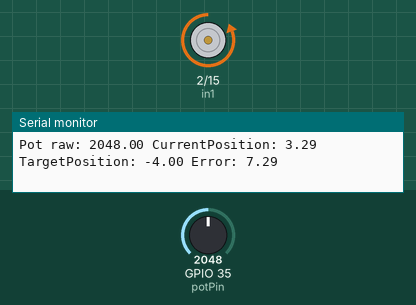
Recording of a sketch running on a simulated ESP32. Parts: motor-driver pin pairs drawn as motors (green arrow = first pin HIGH = forward, orange = second pin HIGH = backward, longer = more drive, scaled by the enable pin), the last lines printed to the serial monitor. The inputs (shaded band) are chosen by the test bench; at power-on: GPIO 35 (potPin) = 2048.

Above: at 1.2 s.
1.3 s: GPIO 35 (potPin) set to 491
At 2.5 s:
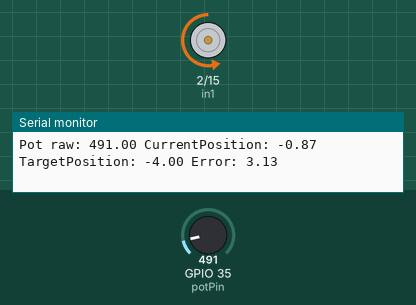
2.8 s: GPIO 35 (potPin) set to 0
At 3.2 s:
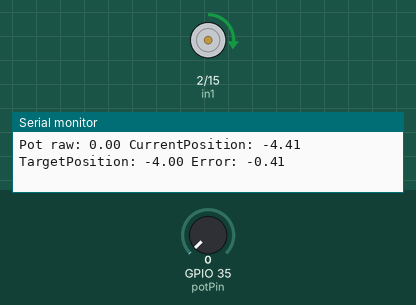
4.3 s: GPIO 35 (potPin) set to 42
At 4.9 s:
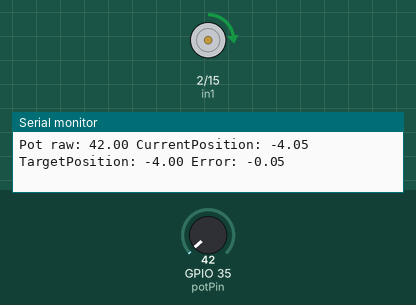
5.8 s: GPIO 35 (potPin) set to 53
At 6.7 s:
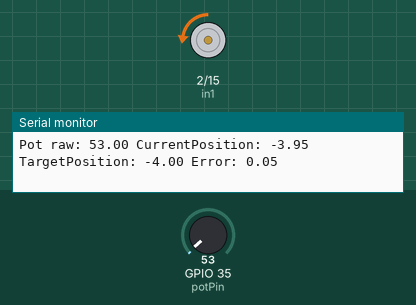
7.3 s: GPIO 35 (potPin) set to 1228
At 8.4 s:
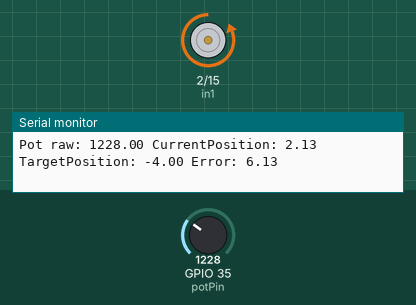
Timing chart, 0 to 9.8 s (numbered marks = the images above; inputs shaded):
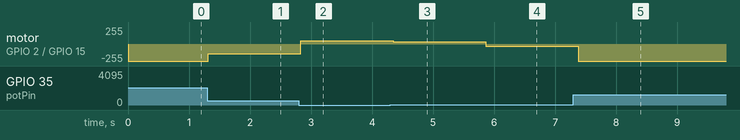

The sketch:

slidePot-PosOneMotor.ino
```cpp
// Pins
int potPin = 35;
int in1 = 2;
int in2 = 15;
int enA = 4;

// try lowering freq, to vibrate, diddering signal
// Get rid of deadband

// Setting PWM properties
const int freq = 300;   //300 hz is perfect
const int pwmChannel = 0;
const int resolution = 8;
int dutyCycle = 0; // Initialize dutyCycle to 0

// Define the range of potentiometer values for leftmost and rightmost positions
const int minPotValue = 4095; // Minimum potentiometer value (leftmost)
const int maxPotValue = 0;    // Maximum potentiometer value (rightmost)

// Define the range of positions in centimeters for leftmost and rightmost positions
const int minPositionLimit = -4; // Minimum position in cm
const int maxPositionLimit = 4;  // Maximum position in cm

// Target position
double targetPositionNow = -5;

// PID Controller Parameters
double kp = 1.5; // Proportional gain
double ki = 0; // Integral gain
double kd = 0; // Derivative gain
double integral = 0.0;
double previousError = 0.0;

// Function to calculate the voltage from the position (cm)
double calculatePositionToVoltage(double position) {
  return 0.0052 * position * position * position - 0.0288 * position * position + 0.1114 * position - 0.0161;
}

double calculateVoltageToPosition(double voltage) {
  // Calculate the position within the original range
  return 0.8041 * voltage * voltage * voltage - 5.0581 * voltage * voltage + 10.821 * voltage + 0.5937 - 5;
}

void setup() {
  pinMode(potPin, INPUT);
  pinMode(enA, OUTPUT);
  pinMode(in1, OUTPUT);
  pinMode(in2, OUTPUT);

  // Configure LED PWM functionality
  ledcSetup(pwmChannel, freq, resolution);
  // Attach the channel to the GPIO to be controlled
  ledcAttachPin(enA, pwmChannel);

  Serial.begin(115200);
  Serial.print("Testing DC Motor...");
}

void loop() {
  SlideToPosition(targetPositionNow);

  delay(100);
}

void SlideToPosition(double targetPosition) {
  double potValue = analogRead(potPin);
  double potVoltage = analogRead(potPin) * (3.3 / minPotValue);
  double currentPosition = calculateVoltageToPosition(potVoltage);

  // Check and enforce position limits
  if (targetPosition < minPositionLimit) {
    targetPosition = minPositionLimit;
  } else if (targetPosition > maxPositionLimit) {
    targetPosition = maxPositionLimit;
  }

  Serial.print("Pot raw: ");
  Serial.print(potValue);
  Serial.print(" CurrentPosition: ");
  Serial.print(currentPosition);
  Serial.print(" TargetPosition: ");
  Serial.print(targetPosition);

  // Calculate the error (difference between current and target position)
  double error = targetPosition - currentPosition;
  error = -error;
  Serial.print(" Error: ");
  Serial.println(error);

  // Calculate PID terms
  double proportionalTerm = kp * error;
  integral += ki * error;
  double derivativeTerm = kd * (error - previousError);

  // Calculate the control signal (duty cycle)
  double controlSignal = proportionalTerm + integral + derivativeTerm;

  // Update the previous error
  previousError = error;

  // Limiting signal
  double abs_signal = abs(controlSignal);
  double maxControlSignal = 10.0;

  if (abs_signal >= maxControlSignal) {
    controlSignal = controlSignal / abs_signal * maxControlSignal;
  }

  // Determine the direction of rotation
  if (controlSignal > 0) {
    digitalWrite(in1, LOW);
    digitalWrite(in2, HIGH);
  } else if (controlSignal < 0) {
    digitalWrite(in1, HIGH);
    digitalWrite(in2, LOW);
  } else {
    // Stop the motor if the target position is reached
    ledcWrite(pwmChannel, LOW);
  }

  // Apply static friction compensation
  if (controlSignal > 0) {  // going left
    double staticFrictionCompensation = 1.2;
    controlSignal += staticFrictionCompensation;

  } else if (controlSignal < 0) {  // going right
    double staticFrictionCompensation = 1.2;
    controlSignal -= staticFrictionCompensation;
  }

  // mapdouble the control signal to the duty cycle range (0-255)
  dutyCycle = mapdouble(abs(controlSignal), 0, maxControlSignal, 0, 255);
  ledcWrite(pwmChannel, dutyCycle);
}

double mapdouble(double x, double in_min, double in_max, double out_min, double out_max)
{
  return (x - in_min) * (out_max - out_min) / (in_max - in_min) + out_min;
}
```

Measured:
- the behaviour switches between 47 and 48 on GPIO 35 (potPin) (found by bisection; images 3 and 4)
- after the input at 1.3 s, motor on GPIO 2 (in1) / GPIO 15 (in2): backward 255/255 → backward 149/255 at once
- after the input at 2.8 s, motor on GPIO 2 (in1) / GPIO 15 (in2): backward 149/255 → forward 46/255 at once
- after the input at 4.3 s, motor on GPIO 2 (in1) / GPIO 15 (in2): forward 46/255 → forward 32/255 after 0.05 s
- after the input at 5.8 s, motor on GPIO 2 (in1) / GPIO 15 (in2): forward 32/255 → backward 32/255 after 0.07 s
- after the input at 7.3 s, motor on GPIO 2 (in1) / GPIO 15 (in2): backward 32/255 → backward 255/255 after 0.08 s
